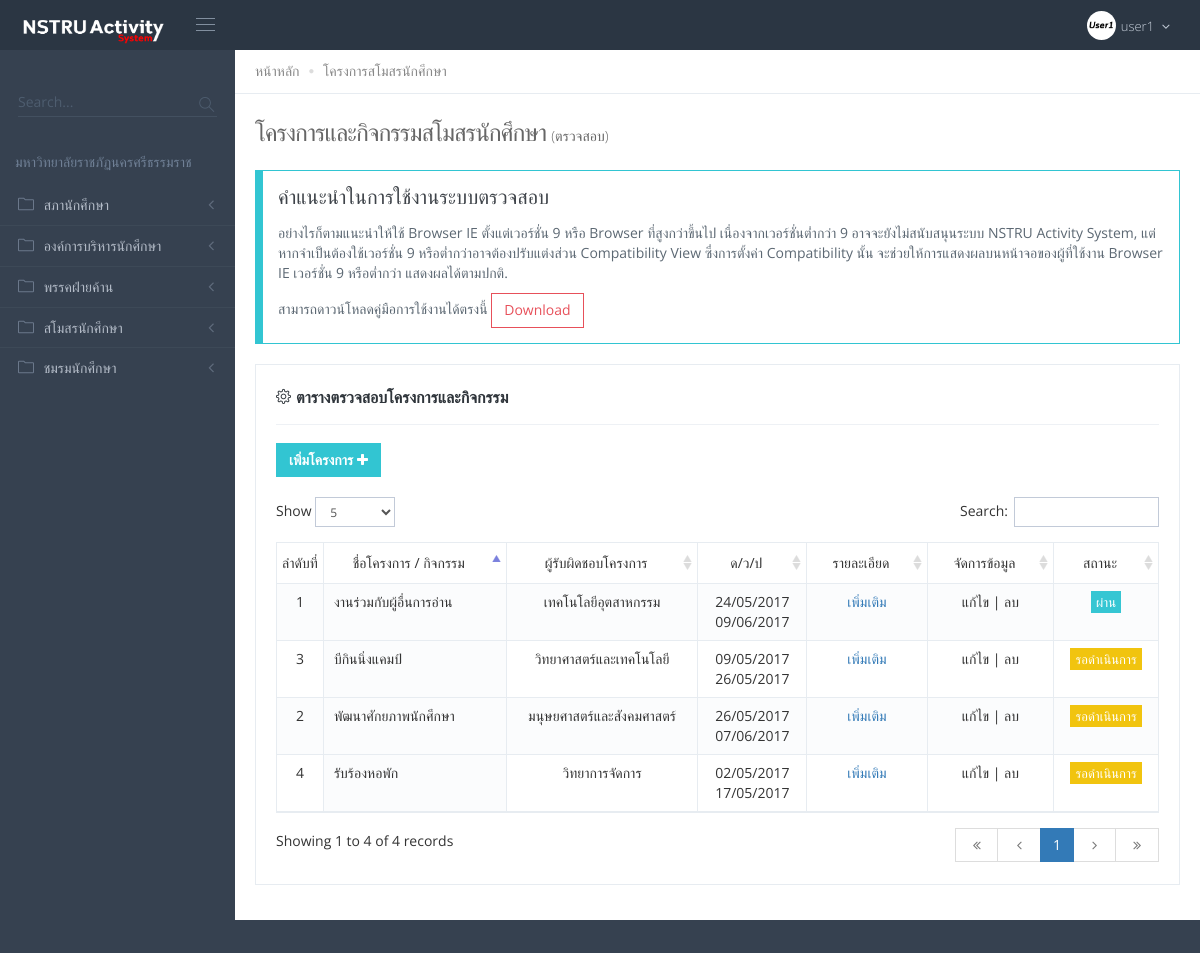
Page /nstru-system-1/Student-Faculty.php (signed in) on the committed database.
### tables this page shows
CREATE TABLE `username` (
  `ID_USER` int(11) NOT NULL,
  `USERNAME` varchar(30) NOT NULL,
  `PASSWORD` varchar(30) NOT NULL,
  `ID_CARD` varchar(20) NOT NULL,
  `TYPESTATUS` varchar(30) NOT NULL,
  `STATUS` varchar(20) NOT NULL,
  `IMAGE` varchar(100) NOT NULL
);

CREATE TABLE `storage4` (
  `P_ID` int(10) NOT NULL DEFAULT '0',
  `PNAME` varchar(150) NOT NULL,
  `PDATE` varchar(20) NOT NULL,
  `PDATE2` varchar(20) NOT NULL,
  `PTERM` int(5) NOT NULL,
  `PYEAR` int(5) NOT NULL,
  `PPLACE` text NOT NULL,
  `PPERSON` varchar(60) NOT NULL,
  `PFACULTY` varchar(80) NOT NULL,
  `PCLUBNAME` varchar(80) NOT NULL,
  `PPARTICIPANT` varchar(20) NOT NULL,
  `PBUDGETS` varchar(20) NOT NULL,
  `PSOURCE` varchar(200) NOT NULL,
  `PSELLMONEY` varchar(30) NOT NULL,
  `PMONEYBALANCE` varchar(30) NOT NULL,
  `PFIRSTNAME` varchar(80) NOT NULL,
  `PLASTNAME` varchar(80) NOT NULL,
  `PTELL` varchar(20) NOT NULL,
  `PEMAIL` varchar(20) NOT NULL,
  `PSTATUS` tinyint(1) NOT NULL
);

### nstru-system-1/Student-Faculty.php (the view, shortened to what this page needs)
<?php
include('mysql_connect.php');
?>
<!doctype html>
<html lang="en">
    <head>
<link href="assets/global/plugins/font-awesome/css/font-awesome.min.css" rel="stylesheet" type="text/css" />
<link href="assets/global/plugins/simple-line-icons/simple-line-icons.min.css" rel="stylesheet" type="text/css" />
<link href="assets/global/plugins/bootstrap/css/bootstrap.min.css" rel="stylesheet" type="text/css" />
<link href="assets/global/plugins/bootstrap-switch/css/bootstrap-switch.min.css" rel="stylesheet" type="text/css" />
<link href="assets/global/plugins/bootstrap-select/css/bootstrap-select.min.css" rel="stylesheet" type="text/css" />
<link href="assets/global/plugins/datatables/datatables.min.css" rel="stylesheet" type="text/css" />
<link href="assets/global/plugins/datatables/plugins/bootstrap/datatables.bootstrap.css" rel="stylesheet" type="text/css" />
<link href="assets/global/plugins/select2/css/select2.min.css" rel="stylesheet" type="text/css" />
<link href="assets/global/plugins/select2/css/select2-bootstrap.min.css" rel="stylesheet" type="text/css" />
<link href="assets/global/css/components.min.css" rel="stylesheet" id="style_components" type="text/css" />
<link href="assets/global/css/plugins.min.css" rel="stylesheet" type="text/css" />
<link href="assets/layouts/layout/css/layout.min.css" rel="stylesheet" type="text/css" />
<link href="assets/layouts/layout/css/themes/darkblue.min.css" rel="stylesheet" type="text/css" id="style_color" />
<link href="assets/layouts/layout/css/custom.min.css" rel="stylesheet" type="text/css" />
<link rel="shortcut icon" href="favicon.ico" /> </head>
<body class="page-header-fixed page-sidebar-closed-hide-logo page-content-white">
    <div class="page-wrapper">
        <?php include('template-1.php'); ?>
    </div>
            <div class="page-container">
                <div class="page-sidebar-wrapper">
        <?php include('template-2.php'); ?>
    <div class="page-content-wrapper">
    <div class="page-content">
    <div class="page-bar">
    <ul class="page-breadcrumb">
        <li>
            <a href="index.php">หน้าหลัก</a>
                <i class="fa fa-circle"></i>
        </li>
        <li>
            <span>โครงการสโมสรนักศึกษา</span>
        </li>
    </ul>
    </div>
    <h1 class="page-title"> โครงการและกิจกรรมสโมสรนักศึกษา
        <small>(ตรวจสอบ)</small>
    </h1>
    <div class="m-heading-1 border-green m-bordered">
        <h3>คำแนะนำในการใช้งานระบบตรวจสอบ</h3>
        <p> อย่างไรก็ตามแนะนำให้ใช้ Browser IE ตั้งแต่เวอร์ชั่น 9 หรือ Browser ที่สูงกว่าขึ้นไป เนื่องจากเวอร์ชั่นต่ำกว่า 9 อาจจะยังไม่สนับสนุนระบบ NSTRU Activity System, แต่หากจำเป็นต้องใช้เวอร์ชั่น 9 หรือต่ำกว่าอาจต้องปรับแต่งส่วน Compatibility View ซึ่งการตั้งค่า Compatibility นั้น จะช่วยให้การแสดงผลบนหน้าจอของผู้ที่ใช้งาน Browser IE เวอร์ชั่น 9 หรือต่ำกว่า แสดงผลได้ตามปกติ. </p>
        <p> สามารถดาวน์โหลดคู่มือการใช้งานได้ตรงนี้
            <a class="btn red btn-outline" href="download_tutorial/tutorial.pdf" target="_blank">Download</a>
        </p>
    </div>
 <div class="row">
<div class="col-md-12">
    <div class="portlet light bordered">
        <div class="portlet-title">
            <div class="caption font-dark">
                <i class="icon-settings font-dark"></i>
                <span class="caption-subject bold uppercase"> ตารางตรวจสอบโครงการและกิจกรรม</span>
            </div>
        </div>
    <div class="portlet-body">
        <div class="table-toolbar">
            <div class="row">
                <div class="col-md-6">
                    <div class="btn-group">
                        <a href="addproject-3.php">
                        <button id="sample_editable_1_new" class="btn sbold green"> เพิ่มโครงการ
                            <i class="fa fa-plus"></i>
                        </button>
                        </a>
                    </div>
                </div>
            </div>
        </div>
    <table class="table table-striped table-bordered table-hover table-checkable order-column" id="sample_1">
    <thead>
        <tr>
            <td align="center"> ลำดับที่</td>
            <td align="center"> ชื่อโครงการ / กิจกรรม </td>
            <td align="center"> ผู้รับผิดชอบโครงการ </td>
            <td align="center"> ด/ว/ป </td>
            <td align="center"> รายละเอียด </td>
            <td align="center"> จัดการข้อมูล </td>
            <td align="center"> สถานะ </td>
            <?php
            $status = $_SESSION['STATUS'];
            ?>
        </tr>
    </thead>
<tbody>
        <?php
            include_once('fuction.php');
            $i = 1;
            $sql = "SELECT * FROM storage4";
            $result = mysqli_query($link, $sql);
            while($data = mysqli_fetch_assoc($result)){
        ?>
        <tr class="odd gradeX">
            <td> <?php echo $i++; ?> </td>
            <td> <?php echo $data['PNAME']; ?> </td>
            <td align="center"> <?php echo $data['PFACULTY']; ?> </td>
            <td align="center"> <?php echo $data['PDATE']; ?><br><?php echo $data['PDATE2']; ?> </td>
            <td align="center">
                <a href="project_detail/project_detail4.php?id=<?php echo $data['P_ID']; ?>"> เพิ่มเติม </a>
            </td>
            <td align="center">
                <?php
                    if($data['PSTATUS'] != 1 && ($_SESSION['TYPESTATUS'] == "แอดมิน" || $_SESSION['TYPESTATUS'] == "สโมสรนักศึกษา")){
                ?>
                <a href="edit/editproject4.php?id=<?php echo $data['P_ID']; ?>"> แก้ไข </a> |
                <a href="delete/deleteproject4.php?id=<?php echo $data['P_ID']; ?>"> ลบ </a>
                <?php
                    } else {
                        echo "แก้ไข" . " | " . "ลบ";
                    }
                ?>
            </td>
            <td align="center"> <?php status($data['PSTATUS']); ?> </td>
        </tr>
        <?php
            }
        ?>
</tbody>
</table>
</div>
</div>
</div>
</div>
    </div>
    </div>
</div>
<div class="page-footer">
</div>
</div>
</body>
</html>

### nstru-system-1/template-1.php (shortened to what this page needs)
         <div class="page-header navbar navbar-fixed-top">
             <div class="page-header-inner ">
                 <div class="page-logo">
                     <a href="index.php">
                         <img src="assets/layouts/layout/img/logo1.png" width="147" height="28" alt="logo" class="logo-default" /> </a>
                     <div class="menu-toggler sidebar-toggler">
                         <span></span>
                     </div>
                 </div>
                 <div class="top-menu">
                     <ul class="nav navbar-nav pull-right">
                 <li class="dropdown dropdown-user">
                     <a href="javascript:;" class="dropdown-toggle"
                     data-toggle="dropdown" data-hover="dropdown"
                     data-close-others="true">
                     <?php
                         $sql = "SELECT * FROM username WHERE ID_USER = '$_SESSION[ID]'";
                         $result = mysqli_query($link, $sql);
                         $data = mysqli_fetch_array($result);
                     ?>
                         <img alt="" class="img-circle" src="<?php echo $data['IMAGE']; ?>">
                     <span class="username username-hide-on-mobile"> <?php echo $data['USERNAME']; ?> </span>
                     <i class="fa fa-angle-down"></i>
                     </a>
                 </li>
                     </ul>
                 </div>
	</div>
</div>

### nstru-system-1/fuction.php (shortened to what this page needs)
<?php
	function status($status){
		switch ($status){
			case 1 : echo "<span class=\"label label-sm label-success\">" . "ผ่าน" . "</span>";break;
			default : echo "<span class=\"label label-sm label-warning\">" . "รอดำเนินการ" . "</span>";break;
		}
	}
?>

### rows in the picture
username: IMAGE (picture), USERNAME "user1"
storage4: PNAME "งานร่วมกับผู้อื่นการอ่าน", PFACULTY "เทคโนโลยีอุตสาหกรรม", PDATE "24/05/2017", PDATE2 "09/06/2017", PSTATUS "แก้ไข"
storage4: PNAME "พัฒนาศักยภาพนักศึกษา", PFACULTY "มนุษยศาสตร์และสังคมศาสตร์", PDATE "26/05/2017", PDATE2 "07/06/2017", PSTATUS "แก้ไข"
storage4: PNAME "บีกินนิ่งแคมป์", PFACULTY "วิทยาศาสตร์และเทคโนโลยี", PDATE "09/05/2017", PDATE2 "26/05/2017", PSTATUS "แก้ไข"
storage4: PNAME "รับร้องหอพัก", PFACULTY "วิทยาการจัดการ", PDATE "02/05/2017", PDATE2 "17/05/2017", PSTATUS "แก้ไข"
